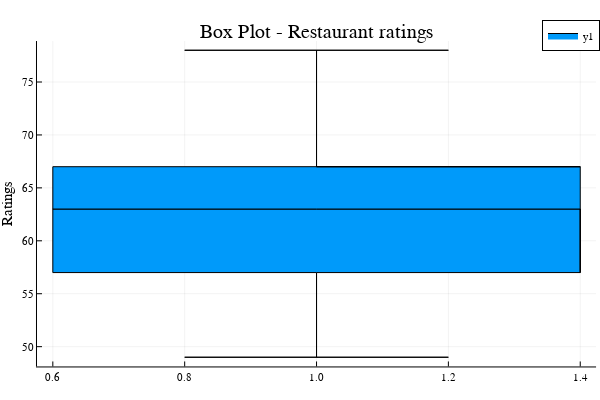

Notebook code for this chart:
### Code cell
# boxplot for ratings which shows the five point summary 
boxplot(ratings, title = "Box Plot - Restaurant ratings", ylabel = "Ratings")

### Figure 1 — Plotly figure (JSON) as saved in the notebook; plotly's stock layout.template omitted (floating-point values rounded to 4 significant figures)
{"data": [{"fill": "tozeroy", "fillcolor": "rgba(0, 154, 250, 1.000)", "hoverinfo": "none", "legendgroup": "y1", "line": {"color": "rgba(0, 0, 0, 1.000)", "dash": "solid", "width": 1}, "mode": "lines", "name": "y1", "showlegend": true, "type": "scatter", "x": [1, 0.8, 1.2, 1, 1, 1], "xaxis": "x1", "y": [49, 49, 49, 49, 57, 49], "yaxis": "y1"}, {"fill": "tozeroy", "fillcolor": "rgba(0, 154, 250, 1.000)", "hoverinfo": "none", "legendgroup": "y1", "line": {"color": "rgba(0, 0, 0, 1.000)", "dash": "solid", "width": 1}, "mode": "lines", "name": "y1", "showlegend": false, "type": "scatter", "x": [1.4, 1.4, 0.6, 0.6, 1.4, 1.4, 1.4], "xaxis": "x1", "y": [57, 63, 63, 57, 57, 63, 57], "yaxis": "y1"}, {"fill": "tozeroy", "fillcolor": "rgba(0, 154, 250, 1.000)", "hoverinfo": "none", "legendgroup": "y1", "line": {"color": "rgba(0, 0, 0, 1.000)", "dash": "solid", "width": 1}, "mode": "lines", "name": "y1", "showlegend": false, "type": "scatter", "x": [1.4, 0.6, 0.6, 1.4, 1.4, 1, 1.4], "xaxis": "x1", "y": [67, 67, 63, 63, 67, 67, 67], "yaxis": "y1"}, {"fill": "tozeroy", "fillcolor": "rgba(0, 154, 250, 1.000)", "hoverinfo": "none", "legendgroup": "y1", "line": {"color": "rgba(0, 0, 0, 1.000)", "dash": "solid", "width": 1}, "mode": "lines", "name": "y1", "showlegend": false, "type": "scatter", "x": [1, 0.8, 1.2, 1, 1, 1], "xaxis": "x1", "y": [78, 78, 78, 78, 67, 78], "yaxis": "y1"}, {"colorbar": {"title": ""}, "hoverinfo": "text", "legendgroup": "y1", "line": {"color": "rgba(0, 154, 250, 1.000)", "dash": "solid", "shape": "linear", "width": 0}, "mode": "lines", "name": "y1", "showlegend": false, "text": ["Lower fence: 49.0", "Lower fence: 49.0", "Lower fence: 49.0", "Lower fence: 49.0", "Q1: 57.0"], "type": "scatter", "x": [1, 0.8, 1.2, 1, 1], "xaxis": "x", "y": [49, 49, 49, 49, 57], "yaxis": "y", "zmax": null, "zmin": null}, {"colorbar": {"title": ""}, "hoverinfo": "text", "legendgroup": "y1", "line": {"color": "rgba(0, 154, 250, 1.000)", "dash": "solid", "shape": "linear", "width": 0}, "mode": "lines", "name": "y1", "showlegend": false, "text": ["Q1: 57.0", "Median: 63.0", "Median: 63.0", "Q1: 57.0", "Q1: 57.0", "Median: 63.0"], "type": "scatter", "x": [1.4, 1.4, 0.6, 0.6, 1.4, 1.4], "xaxis": "x", "y": [57, 63, 63, 57, 57, 63], "yaxis": "y", "zmax": null, "zmin": null}, {"colorbar": {"title": ""}, "hoverinfo": "text", "legendgroup": "y1", "line": {"color": "rgba(0, 154, 250, 1.000)", "dash": "solid", "shape": "linear", "width": 0}, "mode": "lines", "name": "y1", "showlegend": false, "text": ["Q3: 67.0", "Q3: 67.0", "Median: 63.0", "Median: 63.0", "Q3: 67.0", "Q3: 67.0"], "type": "scatter", "x": [1.4, 0.6, 0.6, 1.4, 1.4, 1], "xaxis": "x", "y": [67, 67, 63, 63, 67, 67], "yaxis": "y", "zmax": null, "zmin": null}, {"colorbar": {"title": ""}, "hoverinfo": "text", "legendgroup": "y1", "line": {"color": "rgba(0, 154, 250, 1.000)", "dash": "solid", "shape": "linear", "width": 0}, "mode": "lines", "name": "y1", "showlegend": false, "text": ["Upper fence: 78.0", "Upper fence: 78.0", "Upper fence: 78.0", "Upper fence: 78.0", "Q3: 67.0"], "type": "scatter", "x": [1, 0.8, 1.2, 1, 1], "xaxis": "x", "y": [78, 78, 78, 78, 67], "yaxis": "y", "zmax": null, "zmin": null}], "layout": {"annotations": [{"font": {"color": "rgba(0, 0, 0, 1.000)", "family": "sans-serif", "size": 20}, "rotation": 0, "showarrow": false, "text": "Box Plot - Restaurant ratings", "x": 0.5275, "xanchor": "center", "xref": "paper", "y": 1, "yanchor": "top", "yref": "paper"}], "height": 400, "legend": {"bgcolor": "rgba(255, 255, 255, 1.000)", "bordercolor": "rgba(0, 0, 0, 1.000)", "borderwidth": 1, "font": {"color": "rgba(0, 0, 0, 1.000)", "family": "sans-serif", "size": 11}, "title": {"font": {"color": "rgba(0, 0, 0, 1.000)", "family": "sans-serif", "size": 15}, "text": ""}, "tracegroupgap": 0, "traceorder": "normal", "x": 1, "xanchor": "auto", "y": 1, "yanchor": "auto"}, "margin": {"b": 20, "l": 0, "r": 0, "t": 20}, "paper_bgcolor": "rgba(255, 255, 255, 1.000)", "plot_bgcolor": "rgba(255, 255, 255, 1.000)", "showlegend": true, "width": 600, "xaxis": {"anchor": "y", "domain": [0.06165, 0.9934], "gridcolor": "rgba(0, 0, 0, 0.100)", "gridwidth": 0.5, "linecolor": "rgba(0, 0, 0, 1.000)", "mirror": false, "range": [0.576, 1.424], "showgrid": true, "showline": true, "showticklabels": true, "tickangle": 0, "tickcolor": "rgb(0, 0, 0)", "tickfont": {"color": "rgba(0, 0, 0, 1.000)", "family": "sans-serif", "size": 11}, "tickmode": "array", "ticks": "inside", "ticktext": ["0.6", "0.8", "1.0", "1.2", "1.4"], "tickvals": [0.6, 0.8, 1, 1.2, 1.4], "title": "", "titlefont": {"color": "rgba(0, 0, 0, 1.000)", "family": "sans-serif", "size": 15}, "type": "-", "visible": true, "zeroline": false, "zerolinecolor": "rgba(0, 0, 0, 1.000)"}, "yaxis": {"anchor": "x", "domain": [0.03762, 0.9415], "gridcolor": "rgba(0, 0, 0, 0.100)", "gridwidth": 0.5, "linecolor": "rgba(0, 0, 0, 1.000)", "mirror": false, "range": [48.13, 78.87], "showgrid": true, "showline": true, "showticklabels": true, "tickangle": 0, "tickcolor": "rgb(0, 0, 0)", "tickfont": {"color": "rgba(0, 0, 0, 1.000)", "family": "sans-serif", "size": 11}, "tickmode": "array", "ticks": "inside", "ticktext": ["50", "55", "60", "65", "70", "75"], "tickvals": [50, 55, 60, 65, 70, 75], "title": "Ratings", "titlefont": {"color": "rgba(0, 0, 0, 1.000)", "family": "sans-serif", "size": 15}, "type": "-", "visible": true, "zeroline": false, "zerolinecolor": "rgba(0, 0, 0, 1.000)"}}}
